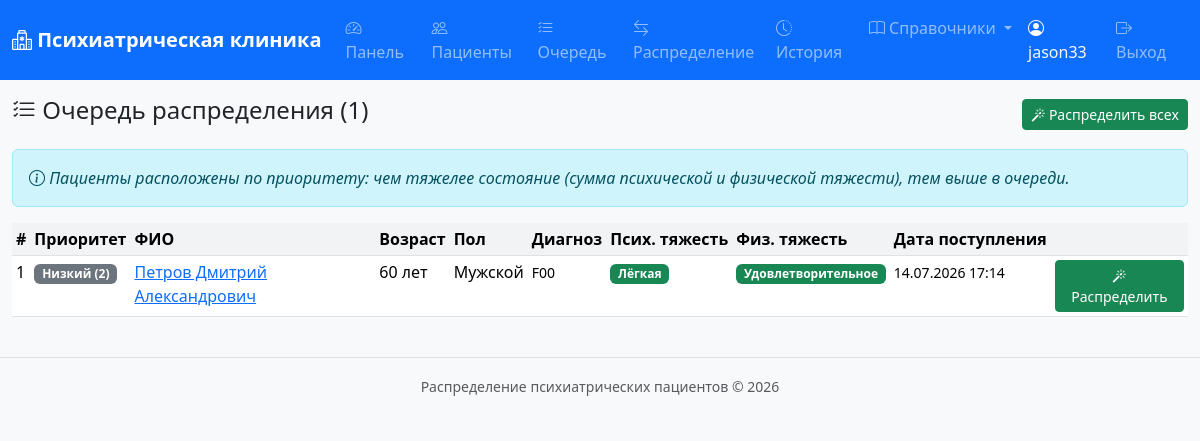
The app's page /distribution/queue/ (signed in) with its own data.
### apps/accounts/models.py (models this page shows, shortened)
class User(AbstractUser):
    ROLE_CHOICES = [
        ('doctor', 'Врач приёмного отделения'),
        ('senior_nurse', 'Старшая медсестра'),
        ('admin', 'Администратор'),
    ]
    role = models.CharField(max_length=20, choices=ROLE_CHOICES, default='doctor', verbose_name='Роль')
    phone = models.CharField(max_length=20, blank=True, verbose_name='Телефон')
    class Meta:
        verbose_name = 'Пользователь'
        verbose_name_plural = 'Пользователи'

### apps/patients/models.py (models this page shows, shortened)
class Patient(models.Model):
    STATUS_CHOICES = [
        ('waiting', 'Ожидает распределения'),
        ('assigned', 'Распределён'),
        ('hospitalized', 'Госпитализирован'),
        ('rejected', 'Отказ'),
    ]
    last_name = models.CharField(max_length=100, verbose_name='Фамилия')
    first_name = models.CharField(max_length=100, verbose_name='Имя')
    patronymic = models.CharField(max_length=100, blank=True, verbose_name='Отчество')
    date_of_birth = models.DateField(verbose_name='Дата рождения')
    gender = models.ForeignKey(Gender, on_delete=models.PROTECT, verbose_name='Пол')
    diagnosis = models.ForeignKey(Diagnosis, on_delete=models.PROTECT, verbose_name='Диагноз (МКБ-11)')
    mental_severity = models.ForeignKey(
        MentalSeverity, on_delete=models.PROTECT, verbose_name='Тяжесть психического состояния'
    )
    physical_severity = models.ForeignKey(
        PhysicalSeverity, on_delete=models.PROTECT, verbose_name='Тяжесть физического состояния'
    )
    admission_date = models.DateTimeField(default=timezone.now, verbose_name='Дата и время поступления')
    status = models.CharField(
        max_length=20, choices=STATUS_CHOICES, default='waiting', verbose_name='Статус'
    )
    department = models.ForeignKey(
        Department, on_delete=models.SET_NULL, null=True, blank=True,
        verbose_name='Назначенное отделение'
    )
    assigned_by = models.ForeignKey(
        settings.AUTH_USER_MODEL, on_delete=models.SET_NULL, null=True, blank=True,
        verbose_name='Распределено (врач)'
    )
    assignment_note = models.TextField(blank=True, verbose_name='Примечание к распределению')
    created_at = models.DateTimeField(auto_now_add=True, verbose_name='Создано')
    updated_at = models.DateTimeField(auto_now=True, verbose_name='Обновлено')
    class Meta:
        verbose_name = 'Пациент'
        verbose_name_plural = 'Пациенты'
        ordering = ['-admission_date']
    @property
    def age(self):
        today = date.today()
        return today.year - self.date_of_birth.year - (
            (today.month, today.day) < (self.date_of_birth.month, self.date_of_birth.day)
        )
    @property
    def full_name(self):
        return f'{self.last_name} {self.first_name} {self.patronymic}'.strip()
    @property
    def severity_priority(self):
        return self.mental_severity.level + self.physical_severity.level
    @property
    def severity_priority_display(self):
        score = self.severity_priority
        if score >= 7:
            return 'Критический'
        if score >= 5:
            return 'Высокий'
        if score >= 3:
            return 'Средний'
        return 'Низкий'

### apps/references/models.py (models this page shows, shortened)
class MentalSeverity(models.Model):
    name = models.CharField(max_length=50, unique=True, verbose_name='Название')
    level = models.PositiveIntegerField(unique=True, verbose_name='Уровень (1-4)')
    class Meta:
        verbose_name = 'Тяжесть психического состояния'
        verbose_name_plural = 'Тяжести психических состояний'
        ordering = ['level']

class PhysicalSeverity(models.Model):
    name = models.CharField(max_length=50, unique=True, verbose_name='Название')
    level = models.PositiveIntegerField(unique=True, verbose_name='Уровень (1-4)')
    class Meta:
        verbose_name = 'Тяжесть физического состояния'
        verbose_name_plural = 'Тяжести физических состояний'
        ordering = ['level']

class Gender(models.Model):
    name = models.CharField(max_length=20, unique=True, verbose_name='Название')
    class Meta:
        verbose_name = 'Пол'
        verbose_name_plural = 'Пол'
        ordering = ['name']
    def __str__(self):
        return self.name

class Diagnosis(models.Model):
    code = models.CharField(max_length=10, verbose_name='Код МКБ-11')
    name = models.CharField(max_length=500, verbose_name='Название')
    block = models.CharField(max_length=200, blank=True, verbose_name='Блок МКБ')
    chapter = models.CharField(max_length=200, blank=True, verbose_name='Класс МКБ')
    parent = models.ForeignKey(
        'self', on_delete=models.SET_NULL, null=True, blank=True,
        related_name='children', verbose_name='Родительский диагноз'
    )
    class Meta:
        verbose_name = 'Диагноз МКБ-11'
        verbose_name_plural = 'Диагнозы МКБ-11'
        ordering = ['code']

### apps/distribution/views.py (the view)
# urls.py: path('queue/', views.queue_view, name='queue'),
@login_required
def queue_view(request):
    queue = DistributionService.get_queue()
    paginator = Paginator(queue, 20)
    page_obj = paginator.get_page(request.GET.get('page'))
    return render(request, 'distribution/queue.html', {'page_obj': page_obj})

### apps/distribution/services.py (called while the page is built)
    @staticmethod
    def get_queue():
        from django.db.models import F, Value, IntegerField
        from django.db.models.functions import Coalesce
        return Patient.objects.filter(
            status='waiting'
        ).select_related(
            'gender', 'diagnosis', 'mental_severity', 'physical_severity'
        ).annotate(
            priority_score=F('mental_severity__level') + F('physical_severity__level')
        ).order_by('-priority_score', 'admission_date')

### apps/distribution/templates/distribution/queue.html (shortened to what this page needs)
{% extends "base.html" %}
{% block content %}
<div class="d-flex justify-content-between align-items-center mt-3">
    <h4><i class="bi bi-list-check"></i> Очередь распределения ({{ page_obj.paginator.count }})</h4>
    <button type="button" class="btn btn-success btn-sm" id="distributeAllBtn">
        <i class="bi bi-magic"></i> Распределить всех
    </button>
</div>
<div class="alert alert-info mt-3">
    <i class="bi bi-info-circle"></i> <em>Пациенты расположены по приоритету:
    чем тяжелее состояние (сумма психической и физической тяжести), тем выше в очереди.</em>
</div>
<div class="table-responsive mt-3">
    <table class="table table-hover table-sm">
        <thead>
            <tr>
                <th>#</th>
                <th>Приоритет</th>
                <th>ФИО</th>
                <th>Возраст</th>
                <th>Пол</th>
                <th>Диагноз</th>
                <th>Псих. тяжесть</th>
                <th>Физ. тяжесть</th>
                <th>Дата поступления</th>
                <th></th>
            </tr>
        </thead>
        <tbody>
            {% for p in page_obj %}
            <tr class="{% if p.severity_priority >= 7 %}table-danger{% elif p.severity_priority >= 5 %}table-warning{% endif %}">
                <td>{{ forloop.counter }}</td>
                <td>
                    {% if p.severity_priority >= 7 %}
                    <span class="badge bg-danger"><i class="bi bi-exclamation-triangle-fill"></i> {{ p.severity_priority_display }} ({{ p.severity_priority }})</span>
                    {% elif p.severity_priority >= 5 %}
                    <span class="badge bg-warning text-dark"><i class="bi bi-exclamation-circle"></i> {{ p.severity_priority_display }} ({{ p.severity_priority }})</span>
                    {% elif p.severity_priority >= 3 %}
                    <span class="badge bg-info">{{ p.severity_priority_display }} ({{ p.severity_priority }})</span>
                    {% else %}
                    <span class="badge bg-secondary">{{ p.severity_priority_display }} ({{ p.severity_priority }})</span>
                    {% endif %}
                </td>
                <td><a href="{% url 'patients:detail' pk=p.pk %}">{{ p.full_name }}</a></td>
                <td>{{ p.age }} лет</td>
                <td>{{ p.gender }}</td>
                <td><small>{{ p.diagnosis.code }}</small></td>
                <td>
                    <span class="badge bg-{% if p.mental_severity.level <= 2 %}success{% elif p.mental_severity.level == 3 %}warning{% else %}danger{% endif %}">
                        {{ p.mental_severity.name }}
                    </span>
                </td>
                <td>
                    <span class="badge bg-{% if p.physical_severity.level <= 2 %}success{% elif p.physical_severity.level == 3 %}warning{% else %}danger{% endif %}">
                        {{ p.physical_severity.name }}
                    </span>
                </td>
                <td><small>{{ p.admission_date|date:"d.m.Y H:i" }}</small></td>
                <td>
                    <button class="btn btn-sm btn-success distribute-btn" data-patient-id="{{ p.pk }}">
                        <i class="bi bi-magic"></i> Распределить
                    </button>
                </td>
            </tr>
            {% empty %}
            <tr><td colspan="10" class="text-center text-muted">Очередь пуста</td></tr>
            {% endfor %}
        </tbody>
    </table>
</div>
{% endblock %}

### templates/base.html (shortened to what this page needs)
{% load static %}
<!DOCTYPE html>
<html lang="ru">
<head>
    <link href="https://cdn.jsdelivr.net/npm/bootstrap@5.3.3/dist/css/bootstrap.min.css" rel="stylesheet">
    <link href="https://cdn.jsdelivr.net/npm/bootstrap-icons@1.11.3/font/bootstrap-icons.min.css" rel="stylesheet">
    <link href="{% static 'css/style.css' %}" rel="stylesheet">
</head>
<body>
    <nav class="navbar navbar-expand-lg navbar-dark bg-primary">
        <div class="container-fluid">
            <a class="navbar-brand" href="{% url 'home' %}">
                <i class="bi bi-hospital"></i> Психиатрическая клиника
            </a>
            <div class="collapse navbar-collapse" id="navbarNav">
                <ul class="navbar-nav me-auto">
                    {% if user.is_authenticated %}
                    <li class="nav-item">
                        <a class="nav-link" href="{% url 'reports:dashboard' %}">
                            <i class="bi bi-speedometer2"></i> Панель
                        </a>
                    </li>
                    <li class="nav-item">
                        <a class="nav-link" href="{% url 'patients:list' %}">
                            <i class="bi bi-people"></i> Пациенты
                        </a>
                    </li>
                    <li class="nav-item">
                        <a class="nav-link" href="{% url 'distribution:queue' %}">
                            <i class="bi bi-list-check"></i> Очередь
                        </a>
                    </li>
                    <li class="nav-item">
                        <a class="nav-link" href="{% url 'distribution:manual_assign' %}">
                            <i class="bi bi-arrow-left-right"></i> Распределение
                        </a>
                    </li>
                    <li class="nav-item">
                        <a class="nav-link" href="{% url 'distribution:history' %}">
                            <i class="bi bi-clock-history"></i> История
                        </a>
                    </li>
                    <li class="nav-item dropdown">
                        <a class="nav-link dropdown-toggle" href="#" data-bs-toggle="dropdown">
                            <i class="bi bi-book"></i> Справочники
                        </a>
                    </li>
                    {% endif %}
                </ul>
                <ul class="navbar-nav">
                    {% if user.is_authenticated %}
                    <li class="nav-item">
                        <span class="nav-link text-light">
                            <i class="bi bi-person-circle"></i> {{ user.get_full_name|default:user.username }}
                        </span>
                    </li>
                    <li class="nav-item">
                        <a class="nav-link" href="{% url 'accounts:login' %}?logout=1">
                            <i class="bi bi-box-arrow-right"></i> Выход
                        </a>
                    </li>
                    {% else %}
                    <li class="nav-item">
                        <a class="nav-link" href="{% url 'accounts:login' %}">
                            <i class="bi bi-box-arrow-in-right"></i> Вход
                        </a>
                    </li>
                    {% endif %}
                </ul>
            </div>
        </div>
    </nav>
    <div class="container-fluid mt-3">
        {% block content %}{% endblock %}
    </div>
    <footer class="bg-light text-center text-muted py-3 mt-4 border-top">
        <small>Распределение психиатрических пациентов &copy; {% now "Y" %}</small>
    </footer>
</body>
</html>

### static/css/style.css (style rules this page uses)
body { font-family: 'Segoe UI', Tahoma, Geneva, Verdana, sans-serif; background-color: #f8f9fa; }
.navbar-brand { font-weight: 600; }
.table th { background-color: #f1f3f5; font-weight: 600; white-space: nowrap; }

### records on screen
User: get_full_name "jason33"
Patient: severity_priority_display "Низкий", severity_priority "2", full_name "Петров Дмитрий Александрович", age "60", gender "Мужской", diagnosis.code "F00", mental_severity.name "Лёгкая", physical_severity.name "Удовлетворительное", admission_date "14.07.2026 17:14"

### other values on screen
{{ page_obj.paginator.count }} "1"
